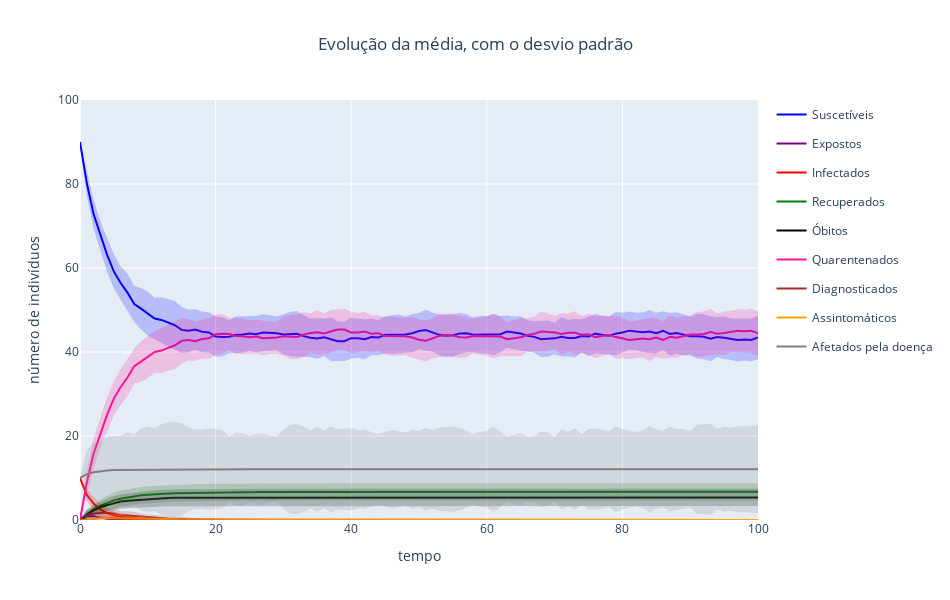

The code cell stored with this chart in its notebook:
### Code cell
X_b = evolucao_grafo_estruturado(pop_0, p, lamb, beta/num_medio_conexoes_r, theta/num_medio_conexoes_r, sigma, rho, gammaA, epsA, gammaI, epsI, dI, gammaD, dD, G_ba, tempos,
                                 num_sim, show='sd', toprint = False)
